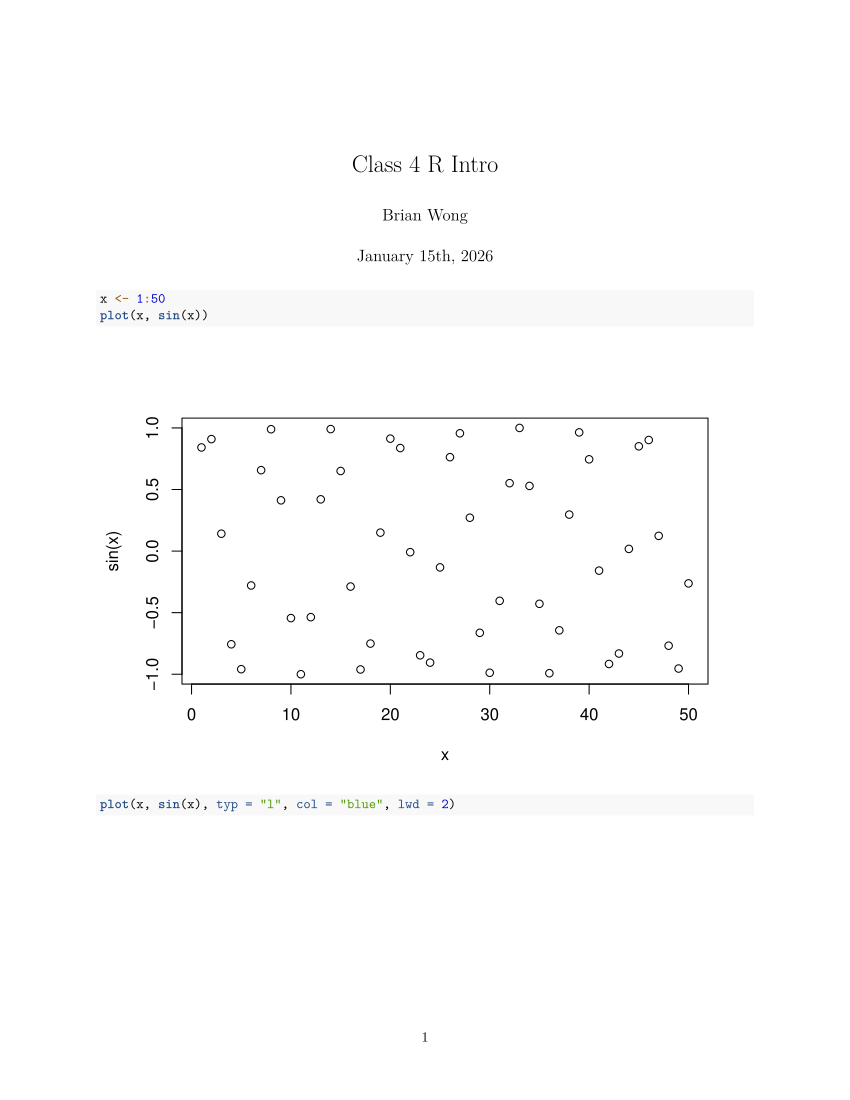

Write R code to recreate this figure.
#' ---
#' title: "Class 4 R Intro"
#' author: "Brian Wong"
#' date: "January 15th, 2026"
#' ---

x <- 1:50
plot(x, sin(x))

plot(x, sin(x), typ = "l", col = "blue", lwd = 2)

log(10, base=10)
